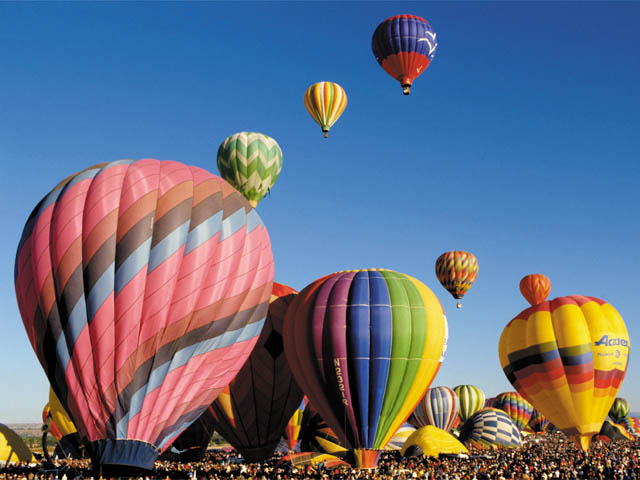
%> input picture data/ballon.jpg, 640 x 480 px
$ octave rgbtohsv.m   (GNU Octave 9; MATLAB toolbox functions it lacks are replaced by stand-ins)
%> lines starting %> are read from the running program, lines starting %| are printed output that depends on the picture
### xyz2lab_simple.m
% XYZ to LAB conversion (simplified version)
% XYZ: XYZ input values, mxnx3 or nx3 array
% XYZw: XYZ of reference white, 1x3 array
% Lab: Lab output values, mxnx3 or nx3 array

function Lab = xyz2lab_simple(XYZ, XYZw)

% reshape the input data
dims = ndims(XYZ); % check XYZ dimension
if  dims == 3 % if XYZ is a 3D array
    [height, width, ch] = size(XYZ); % check the size of XYZ array
    XYZ = reshape(XYZ, height*width, ch); % reshape the XYZ array to 2D
end

% XYZ to Lab calcuation
L = 100*((XYZ(:,2)/XYZw(2)).^(1/3));
a = 500*((XYZ(:,1)/XYZw(1)).^(1/3)-(XYZ(:,2)/XYZw(2)).^(1/3));
b = 200*((XYZ(:,2)/XYZw(2)).^(1/3)-(XYZ(:,3)/XYZw(3)).^(1/3));
Lab = [L a b];

% reshape the output data
if dims == 3 % if the input XYZ is in a 3D array
    Lab = reshape(Lab, height, width, ch); % reshape the Lab array to 3D
end

### lab2xyz_simple.m
% LAB to XYZ conversion (simplified version)
% Lab: Lab input values, mxnx3 or nx3 array
% XYZw: XYZ of reference white, 1x3 array
% XYZ: XYZ output values, mxnx3 or nx3 array

function XYZ = lab2xyz_simple(Lab, XYZw)

% reshape the input data
dims = ndims(Lab); % check Lab dimension
if  dims == 3 % if Lab is a 3D array
    [height, width, ch] = size(Lab); % check the size of Lab array
    Lab = reshape(Lab, height*width, ch); % reshape the Lab array to 2D
end

% LAB to XYZ conversion
Y = (Lab(:,1)/100).^3*XYZw(2);
X = ((Lab(:,2)/500)+(Y/XYZw(2)).^(1/3)).^3*XYZw(1);
Z = (-(Lab(:,3)/200)+(Y/XYZw(2)).^(1/3)).^3*XYZw(3);
XYZ = [X Y Z];

% reshape the output data
if dims == 3 % if the input XYZ is in a 3D array
    XYZ = reshape(XYZ, height, width, ch); % reshape the XYZ array to 3D
end

### xyz2rgb.m
function RGB = xyz2rgb(XYZ)
%12/9 Modify


RGB = zeros(size(XYZ));
% this is the same matrix used in rgb2xyz.m
M = [0.412453 0.357580 0.180423;
     0.212671 0.715160 0.072169;
     0.019334 0.119193 0.950227];
invM = inv(M);

for i=1:3
    RGB(:,:,i) = XYZ(:,:,1)*invM(i,1) + XYZ(:,:,2)*invM(i,2) + XYZ(:,:,3)*invM(i,3);
end

index1 = find(RGB > 0.0031308);
index2 = find(RGB <= 0.0031308);

RGB(index1) = 1.055 * ( RGB(index1).^(1/2.4) ) - 0.055;
RGB(index2) = 12.92 * RGB(index2);
% RGB = RGB*255;

% rgbt = reshape(RGBN, 500, 500, 3); % reshape the Lab array to 3D
% mm=rgbt.^(1/2.2);
RGB = round((RGB.^(1/2.2))*255);

end

### rgbtohsv.m
close all;
clc,clear;
%12/8 finish
% Abnormal color
%Make by 12/7 ,HW.2.
im=imread('ballon.jpg');
%> im is the input picture: size 480x640x3 uint8; mean R, G, B 100.5, 110.1, 131.6
rgb=imresize(im,[500,500]); %scaledown
RGB=double(rgb); % double type
% RGB=reshape(ad,500*500,3);  %change to 2D
%First transfer RGB to XZY
%extract RGB Channel
R=RGB(:,:,1)/255;
G=RGB(:,:,2)/255;
B=RGB(:,:,3)/255;

%Linearlization
r=R.^2.2;
g=G.^2.2;
b=B.^2.2;

XYZw=[0.95,1.0,1.09]; %input white
[M, N] = size(R);% get widtg and high
%> M = 500; N = 500
s = M * N; %image dimension
%> s = 250000
 RGBe = [reshape(r,1,s); reshape(g,1,s); reshape(b,1,s)]; %scale 500x500
%
% % RGB to XYZ
 MAT = [0.412453 0.357580 0.180423;
        0.212671 0.715160 0.072169;
        0.019334 0.119193 0.950227];
 XYZ = MAT * RGBe; %Color conversion


% Normalize for D65 white point
X = XYZ(1,:) ;
Y = XYZ(2,:);
Z = XYZ(3,:);
x=reshape(X,500,500);
y=reshape(Y,500,500);
z=reshape(Z,500,500);
xyznew=cat(3,x,y,z);

Lab = xyz2lab_simple(xyznew, XYZw);

l=Lab(:,:,1); % get l channel
a=Lab(:,:,2); % get a channel
b=Lab(:,:,3); % get b channel

%  Color Conversion

Cab=sqrt(a.^2+b.^2);     % Chroma formula
h = mod((180/pi)*atan2(b, a), 360); % Hue channel

F=zeros(500,500);% set to 0 matrix
anew=F+128;
bnew=b+128;
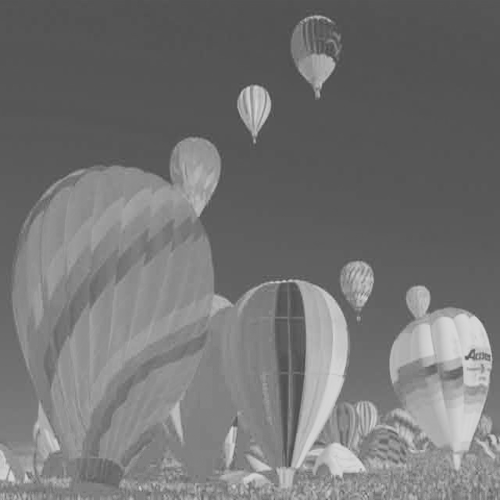
%> bnew: size 500x500 double; min 68.73, max 216.8, mean 116.9
cnew=Cab*2;
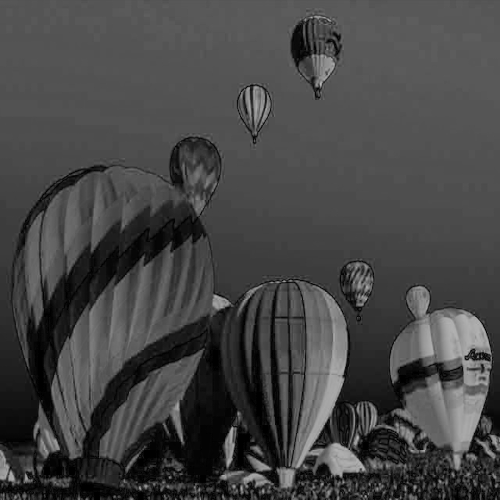
%> cnew: size 500x500 double; min 0, max 185.7, mean 69.9
hnew=(255/360)*h;
Lnew=2.55*l;
% transfer to int type
L8=uint8(Lnew);
h8=uint8(hnew);
a8=uint8(anew);
b8=uint8(bnew);
c8=uint8(cnew);

% show anyone gray_level images
figure(),imshow(L8);
figure(),imshow(a8);
figure(),imshow(b8);
figure(),imshow(h8);
figure(),imshow(c8);

 newlab=cat(3,l,F,b); % combine  3 channel
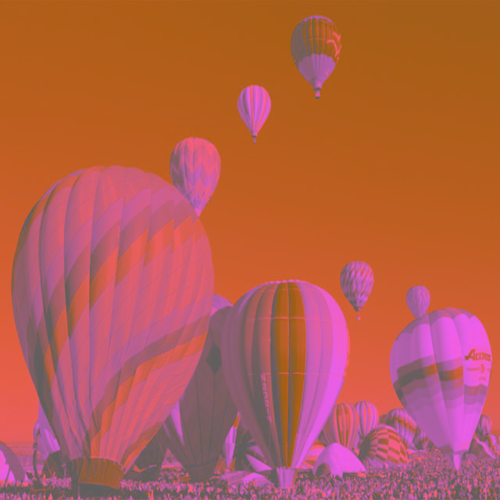
%> newlab: size 500x500x3 double; mean R, G, B 54.2, 0, -11.1; drawn with min black and max white
 XYZn = lab2xyz_simple(newlab, XYZw); % use function
 RGBnn = xyz2rgb(XYZn); % use function
%> after the loop in xyz2rgb, `for i=1:3`:
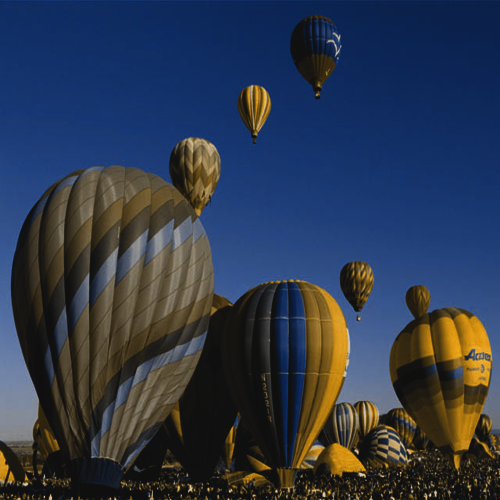
%> RGB: size 500x500x3 double; mean R, G, B 0.16, 0.213, 0.312; drawn with min black and max white
%> in xyz2rgb, `index1 = find(RGB > 0.0031308);`: index1 = 669530 values from 1 to 750000
%> in xyz2rgb, `index2 = find(RGB <= 0.0031308);`: index2 = 80470 values from 2 to 749997
%> in xyz2rgb, `RGB(index2) = 12.92 * RGB(index2);`:
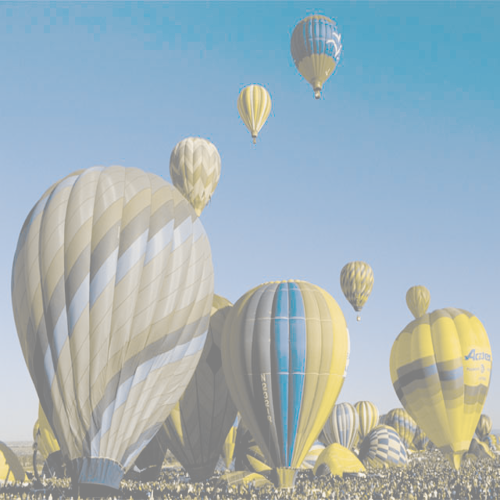
%> RGB: size 500x500x3 double; mean R, G, B 0.3, 0.452, 0.512; drawn with min black and max white
% [14 lines of commented-out code are left out]
ff=real(RGBnn);
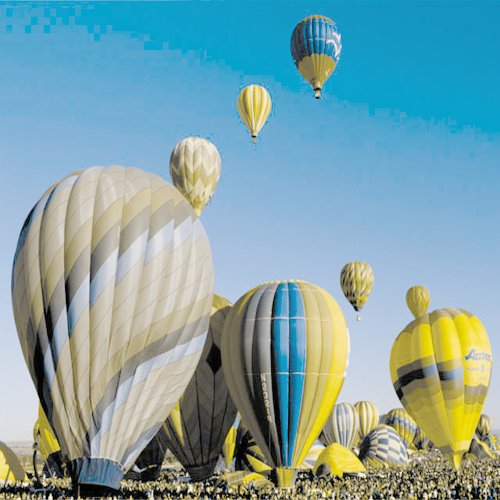
%> ff: size 500x500x3 double; mean R, G, B 132.9, 170.9, 175.1; drawn with min black and max white
fa=imresize(ff,[480,640]); %change to original size
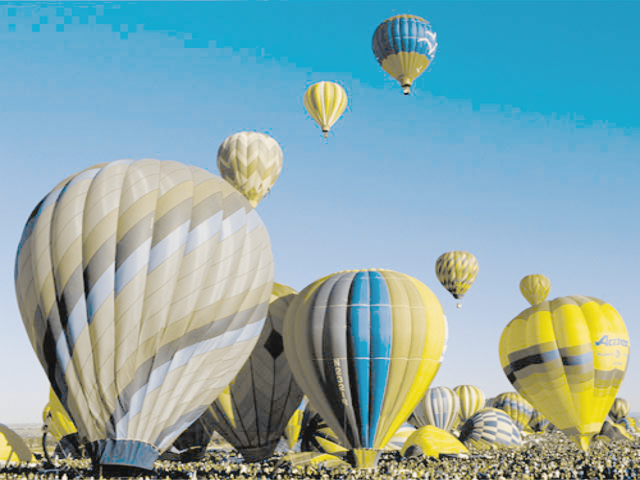
%> fa: size 480x640x3 double; mean R, G, B 132.9, 170.9, 175.1; drawn with min black and max white
fop=uint8(fa); % transfer to int type
figure(),imshow(fop);
imwrite(fop,'abnormal.jpg','jpg'); %store int image
